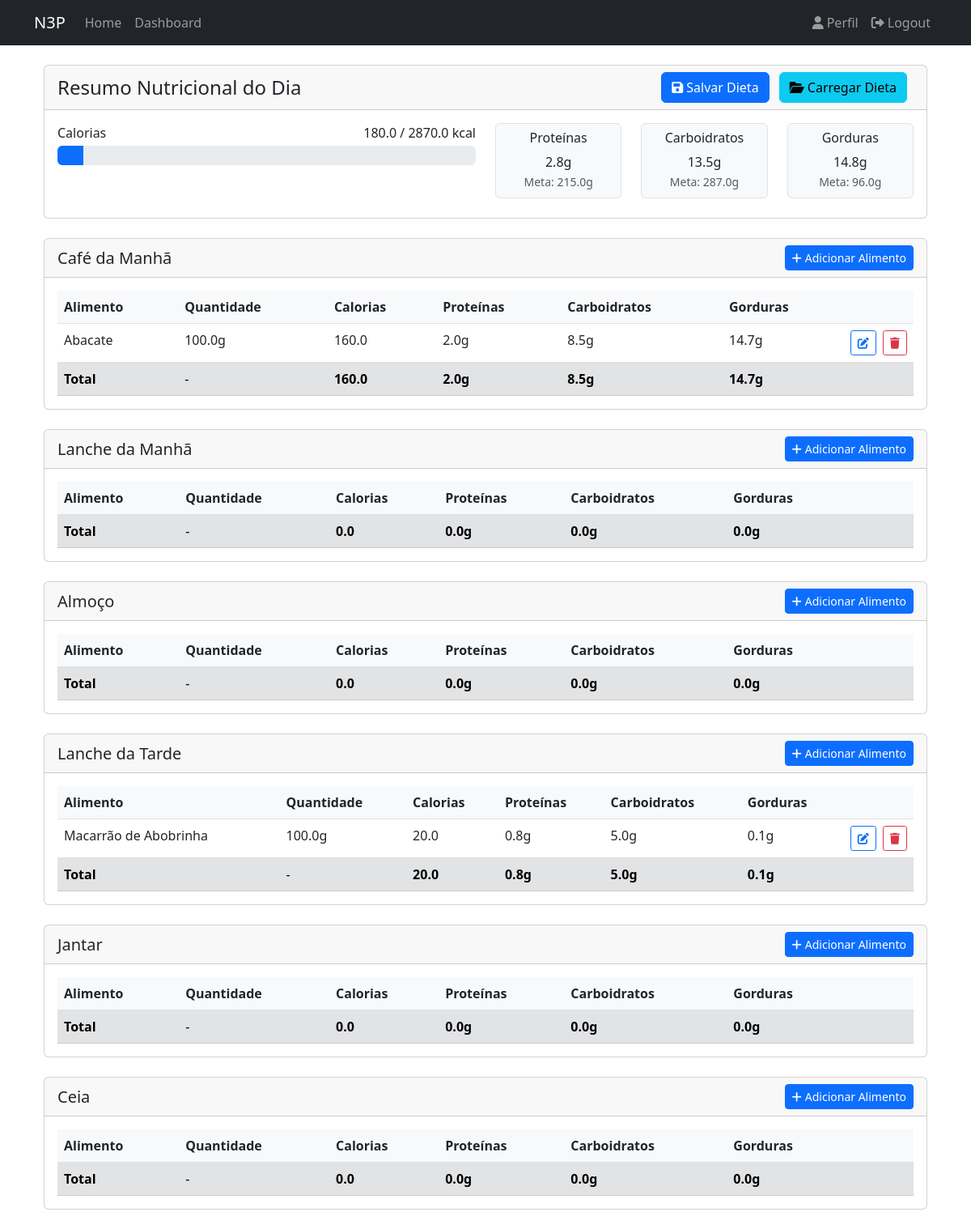
The app's page /dashboard (signed in) with its own data.
### app/models/user.py (models this page shows, shortened)
class User(UserMixin, db.Model):
    __tablename__ = "users"
    id = db.Column(db.Integer, primary_key=True)
    username = db.Column(db.String(80), unique=True, nullable=False)
    email = db.Column(db.String(120), unique=True, nullable=False)
    password_hash = db.Column(db.String(128))
    created_at = db.Column(db.DateTime, default=datetime.utcnow)
    nome = db.Column(db.String(100), nullable=False)
    idade = db.Column(db.Integer, nullable=False)
    altura = db.Column(db.Float, nullable=False)  # altura em metros
    peso = db.Column(db.Float, nullable=False)  # peso em kg
    sexo = db.Column(
        db.String(1), nullable=False
    )  # 'M' para masculino, 'F' para feminino
    fator_atividade = db.Column(db.String(20), nullable=False)
    objetivo = db.Column(db.String(50), nullable=False)
    calories_goal = db.Column(db.Float, nullable=True)
    proteins_goal = db.Column(db.Float, nullable=True)
    carbs_goal = db.Column(db.Float, nullable=True)
    fats_goal = db.Column(db.Float, nullable=True)
    diets = db.relationship("Diet", lazy=True)

### app/models/food_data.py (models this page shows)
class FoodData(db.Model):
    __tablename__ = "food_data"
    id = db.Column(db.Integer, primary_key=True)
    code = db.Column(db.String(20), unique=True, nullable=False)  # Food code/identifier
    name = db.Column(db.String(100), nullable=False)  # Food name
    quantity = db.Column(db.Float, nullable=False)  # Default quantity
    calories = db.Column(db.Float, nullable=False)
    proteins = db.Column(db.Float, nullable=False)
    carbs = db.Column(db.Float, nullable=False)
    fats = db.Column(db.Float, nullable=False)
    def __repr__(self):
        return f"<FoodData {self.code} - {self.name}>"

### app/blueprints/main/routes.py (the view)
@bp.route("/dashboard")
@login_required
def dashboard():
    saved_diets = (
        Diet.query.filter_by(user_id=current_user.id)
        .order_by(Diet.created_at.desc())
        .all()
    )
    meals = {meal_type: [] for meal_type in MEAL_TYPES}
    meal_totals = {
        meal_type: {"calories": 0, "proteins": 0, "carbs": 0, "fats": 0}
        for meal_type in MEAL_TYPES
    }
    daily_totals = {"calories": 0, "proteins": 0, "carbs": 0, "fats": 0}
    if saved_diets:
        most_recent_diet = saved_diets[0]
        meals_data = most_recent_diet.meals_data
        for meal_type, foods in meals_data.items():
            meal_total = {"calories": 0, "proteins": 0, "carbs": 0, "fats": 0}
            meal_foods = []
            for food in foods:
                food_data = FoodData.query.filter_by(code=food["food_code"]).first()
                print("Search FoodData", food_data)
                if food_data:
                    food_entry = {
                        "id": food_data.id,
                        "food_code": food_data.code,
                        "quantity": food["quantity"],
                        "calories": food["calories"],
                        "proteins": food["proteins"],
                        "carbs": food["carbs"],
                        "fats": food["fats"],
                    }
                    meal_foods.append(food_entry)
                    meal_total["calories"] += float(food["calories"])
                    meal_total["proteins"] += float(food["proteins"])
                    meal_total["carbs"] += float(food["carbs"])
                    meal_total["fats"] += float(food["fats"])
            meals[meal_type] = meal_foods
            meal_totals[meal_type] = meal_total
            daily_totals["calories"] += meal_total["calories"]
            daily_totals["proteins"] += meal_total["proteins"]
            daily_totals["carbs"] += meal_total["carbs"]
            daily_totals["fats"] += meal_total["fats"]
    user_goals = {
        "calories": current_user.calories_goal or 0,
        "proteins": current_user.proteins_goal or 0,
        "carbs": current_user.carbs_goal or 0,
        "fats": current_user.fats_goal or 0,
    }
    return render_template(
        "main/dashboard.html",
        saved_diets=saved_diets,
        daily_totals=daily_totals,
        user_goals=user_goals,
        meal_types=MEAL_TYPES,
        meals=meals,
        meal_totals=meal_totals,
    )

### app/__init__.py (called while the page is built)
def create_app(config_class=Config):
    app = Flask(__name__)
    app.config.from_object(config_class)
    db.init_app(app)
    migrate.init_app(app, db)
    login.init_app(app)
    from app.blueprints.auth import bp as auth_bp
    app.register_blueprint(auth_bp, url_prefix="/auth")
    from app.blueprints.main import bp as main_bp
    app.register_blueprint(main_bp)
    from app.blueprints.errors import bp as errors_bp
    app.register_blueprint(errors_bp)
    from app.blueprints.api import bp as api_bp
    app.register_blueprint(api_bp, url_prefix="/api")
    from app.models import User
    @login.user_loader
    def load_user(id):
        return User.query.get(int(id))
    return app

### app/templates/main/dashboard.html (shortened to what this page needs)
{% extends "base.html" %} {% from "macros/forms.html" import render_food_row %}
{% block title %}Dashboard - N3P{% endblock %} {% block content %}
<div class="container">
  <div class="row mb-4">
    <div class="col-md-12">
      <div class="card">
        <div
          class="card-header d-flex justify-content-between align-items-center"
        >
          <h4 class="mb-0">Resumo Nutricional do Dia</h4>
          <div>
            <button
              class="btn btn-primary me-2"
              data-bs-toggle="modal"
              data-bs-target="#saveDietModal"
            >
              <i class="fas fa-save me-1"></i>Salvar Dieta
            </button>
            <button
              class="btn btn-info me-2"
              data-bs-toggle="modal"
              data-bs-target="#loadDietModal"
            >
              <i class="fas fa-folder-open me-1"></i>Carregar Dieta
            </button>
          </div>
        </div>
        <div class="card-body">
          <div class="row">
            <div class="col-md-6">
              <div class="progress-wrapper mb-3">
                <div
                  class="d-flex justify-content-between align-items-center mb-1"
                >
                  <span>Calorias</span>
                  <span
                    >{{ "%.1f"|format(daily_totals.calories) }} / {{
                    "%.1f"|format(user_goals.calories) }} kcal</span
                  >
                </div>
                <div class="progress">
                  <div
                    class="progress-bar bg-primary"
                    role="progressbar"
                    style="width: {% if user_goals.calories > 0 %}{{ [100, (daily_totals.calories / user_goals.calories * 100)|round]|min }}{% else %}0{% endif %}%"
                  ></div>
                </div>
              </div>
            </div>
            <div class="col-md-6">
              <div class="row">
                <div class="col-md-4">
                  <div class="nutrient-box text-center p-2 rounded mb-2">
                    <h6>Proteínas</h6>
                    <p class="mb-0">
                    </p>
                    <small class="text-muted"
                      >Meta: {{ "%.1f"|format(user_goals.proteins) }}g</small
                    >
                  </div>
                </div>
                <div class="col-md-4">
                  <div class="nutrient-box text-center p-2 rounded mb-2">
                    <h6>Carboidratos</h6>
                    <p class="mb-0">{{ "%.1f"|format(daily_totals.carbs) }}g</p>
                    <small class="text-muted"
                      >Meta: {{ "%.1f"|format(user_goals.carbs) }}g</small
                    >
                  </div>
                </div>
                <div class="col-md-4">
                  <div class="nutrient-box text-center p-2 rounded mb-2">
                    <h6>Gorduras</h6>
                    <p class="mb-0">{{ "%.1f"|format(daily_totals.fats) }}g</p>
                    <small class="text-muted"
                      >Meta: {{ "%.1f"|format(user_goals.fats) }}g</small
                    >
                  </div>
                </div>
              </div>
            </div>
          </div>
        </div>
      </div>
    </div>
  </div>
  {% for meal_type, meal_name in meal_types.items() %}
  <div class="row mb-4">
    <div class="col-md-12">
      <div class="card">
        <div
          class="card-header d-flex justify-content-between align-items-center"
        >
          <h5 class="mb-0">{{ meal_name }}</h5>
          <button
            class="btn btn-primary btn-sm"
            onclick="addNewRow('{{ meal_type }}')"
          >
            <i class="fas fa-plus me-1"></i>Adicionar Alimento
          </button>
        </div>
        <div class="card-body">
          <div class="table-responsive">
            <table class="table table-hover">
              <thead>
                <tr>
                  <th>Alimento</th>
                  <th>Quantidade</th>
                  <th>Calorias</th>
                  <th>Proteínas</th>
                  <th>Carboidratos</th>
                  <th>Gorduras</th>
                  <th style="width: 80px"></th>
                </tr>
              </thead>
              <tbody id="{{ meal_type }}-foods">
                {% for food in meals[meal_type] %} {{ render_food_row(food) }}
                {% endfor %}
              </tbody>
              <tfoot>
                <tr class="table-secondary">
                  <td><strong>Total</strong></td>
                  <td>-</td>
                  <td>
                    <strong
                      >{{ "%.1f"|format(meal_totals[meal_type].calories)
                      }}</strong
                    >
                  </td>
                  <td>
                    <strong
                      >{{ "%.1f"|format(meal_totals[meal_type].proteins)
                      }}g</strong
                    >
                  </td>
                  <td>
                    <strong
                      >{{ "%.1f"|format(meal_totals[meal_type].carbs)
                      }}g</strong
                    >
                  </td>
                  <td>
                    <strong
                      >{{ "%.1f"|format(meal_totals[meal_type].fats) }}g</strong
                    >
                  </td>
                  <td></td>
                </tr>
              </tfoot>
            </table>
          </div>
        </div>
      </div>
    </div>
  </div>
  {% endfor %}
</div>
{% endblock %} {% block extra_css %}
<link
  rel="stylesheet"
  href="{{ url_for('static', filename='css/dashboard.css') }}"
/>
{% endblock %}

### app/templates/base.html (shortened to what this page needs)
<!DOCTYPE html>
<html lang="pt-BR">
  <head>
    <link
      href="https://cdn.jsdelivr.net/npm/bootstrap@5.3.0/dist/css/bootstrap.min.css"
      rel="stylesheet"
    />
    <link
      rel="stylesheet"
      href="https://cdnjs.cloudflare.com/ajax/libs/font-awesome/6.0.0/css/all.min.css"
    />
    {% block extra_css %}{% endblock %}
  </head>
  <body>
    <nav class="navbar navbar-expand-lg navbar-dark bg-dark">
      <div class="container">
        <a class="navbar-brand" href="{{ url_for('main.index') }}">N3P</a>
        <div class="collapse navbar-collapse" id="navbarNav">
          <ul class="navbar-nav me-auto">
            <li class="nav-item">
              <a class="nav-link" href="{{ url_for('main.index') }}">Home</a>
            </li>
            {% if current_user.is_authenticated %}
            <li class="nav-item">
              <a class="nav-link" href="{{ url_for('main.dashboard') }}"
                >Dashboard</a
              >
            </li>
            {% endif %}
          </ul>
          <ul class="navbar-nav">
            {% if current_user.is_authenticated %}
            <li class="nav-item">
              <a class="nav-link" href="{{ url_for('auth.profile') }}">
                <i class="fas fa-user me-1"></i>Perfil
              </a>
            </li>
            <li class="nav-item">
              <a class="nav-link" href="{{ url_for('auth.logout') }}">
                <i class="fas fa-sign-out-alt me-1"></i>Logout
              </a>
            </li>
            {% else %}
            <li class="nav-item">
              <a class="nav-link" href="{{ url_for('auth.login') }}">
                <i class="fas fa-sign-in-alt me-1"></i>Login
              </a>
            </li>
            {% endif %}
          </ul>
        </div>
      </div>
    </nav>
    <div class="container mt-4">{% block content %}{% endblock %}</div>
  </body>
</html>

### app/templates/macros/forms.html (shortened to what this page needs)
 {% macro render_food_row(food) %}
<tr id="food-{{ food.id }}">
  <td>{{ food.food_code }}</td>
  <td>{{ "%.1f"|format(food.quantity|float) }}g</td>
  <td>{{ "%.1f"|format(food.calories|float) }}</td>
  <td>{{ "%.1f"|format(food.proteins|float) }}g</td>
  <td>{{ "%.1f"|format(food.carbs|float) }}g</td>
  <td>{{ "%.1f"|format(food.fats|float) }}g</td>
  <td>
    <div class="action-buttons">
      <button
        class="btn btn-primary btn-sm"
        onclick="editFoodRow(this)"
        title="Editar"
      >
        <i class="fas fa-edit"></i>
      </button>
      <button
        class="btn btn-danger"
        onclick="deleteFood({{ food.id }})"
        title="Remover"
      >
        <i class="fas fa-trash"></i>
      </button>
    </div>
  </td>
</tr>
{% endmacro %}

### app/static/css/dashboard.css (style rules this page uses)
.progress { height: 1.5rem; margin-bottom: 15px; }
.progress-bar { transition: width 0.6s ease; }
.table { margin-bottom: 0; }
.table th { border-top: none; background-color: #f8f9fa; }
.nutrient-box { background-color: #f8f9fa; border: 1px solid #dee2e6; }
.table-responsive { overflow: visible !important; }
.action-buttons { display: flex; gap: 0.5rem; justify-content: flex-end; }
.action-buttons .btn { padding: 0.25rem 0.5rem; font-size: 0.875rem; line-height: 1.5; border-radius: 0.2rem; transition: all 0.2s ease-in-out; }
.action-buttons .btn-danger { color: #dc3545; background-color: transparent; border-color: #dc3545; }
.action-buttons .btn-primary { color: #0d6efd; background-color: transparent; border-color: #0d6efd; }

### records on screen
User: proteins "215.0", carbs "287.0", fats "96.0"
FoodData: food_code "Abacate", quantity "100.0", calories "160.0", proteins "2.0", carbs "8.5", fats "14.7"
FoodData: food_code "Macarrão de Abobrinha", quantity "100.0", calories "20.0", proteins "0.8", carbs "5.0", fats "0.1"

### other values on screen
{{ meal_name }} "Café da Manhã" "Lanche da Manhã" "Almoço" "Lanche da Tarde" "Jantar" "Ceia"
{{ "%.1f"|format(meal_totals[meal_type].calories) }} "160.0" "0.0" "0.0" "20.0" "0.0" "0.0"
